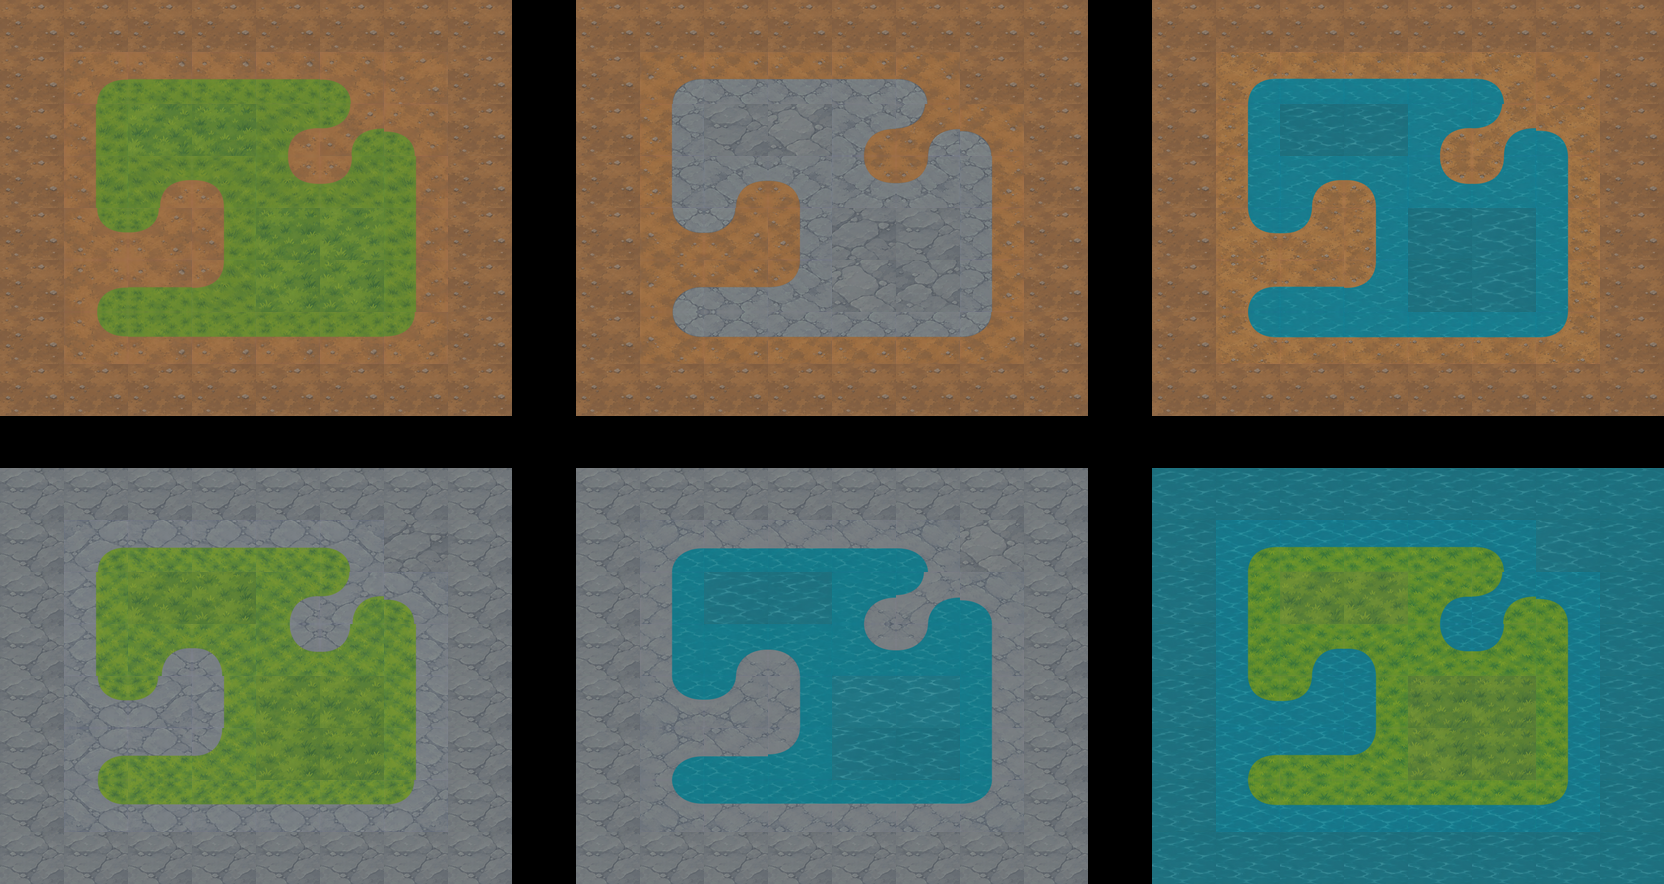

A level layout from a 2D game, rendered from its tile map. Below: a short description, then the map file with tile-grid data replaced by summaries:
An orthogonal 26x17 tile map with 64x52 px tiles, 6 tile layers (Dirt / Grass, Dirt / Stone, Dirt / Water, Stone / Grass, ...).

<map version="1.10" tiledversion="1.12.2" orientation="orthogonal" renderorder="right-down" width="26" height="17" tilewidth="64" tileheight="52" infinite="0" nextlayerid="7" nextobjectid="1">
 <tileset firstgid="1" source="tilesets/terrain.tsx" />
 <layer id="1" name="Dirt / Grass" width="26" height="17">
  <data>[442 cells, 64 non-empty, 11 distinct tile ids]</data>
 </layer>
 <layer id="2" name="Dirt / Stone" width="26" height="17">
  <data>[442 cells, 64 non-empty, 10 distinct tile ids]</data>
 </layer>
 <layer id="3" name="Dirt / Water" width="26" height="17">
  <data>[442 cells, 64 non-empty, 10 distinct tile ids]</data>
 </layer>
 <layer id="4" name="Stone / Grass" width="26" height="17">
  <data>[442 cells, 64 non-empty, 10 distinct tile ids]</data>
 </layer>
 <layer id="5" name="Stone / Water" width="26" height="17">
  <data>[442 cells, 64 non-empty, 11 distinct tile ids]</data>
 </layer>
 <layer id="6" name="Water / Grass" width="26" height="17">
  <data>[442 cells, 64 non-empty, 11 distinct tile ids]</data>
 </layer>
</map>
